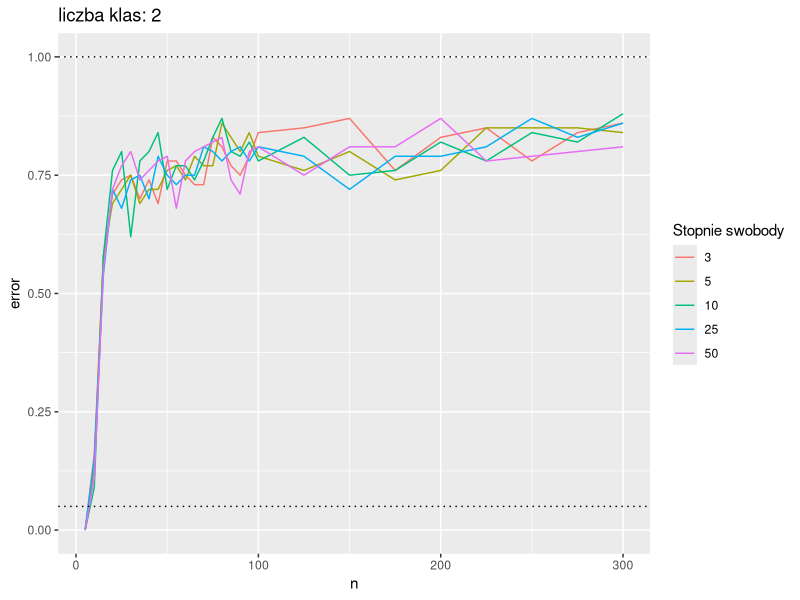
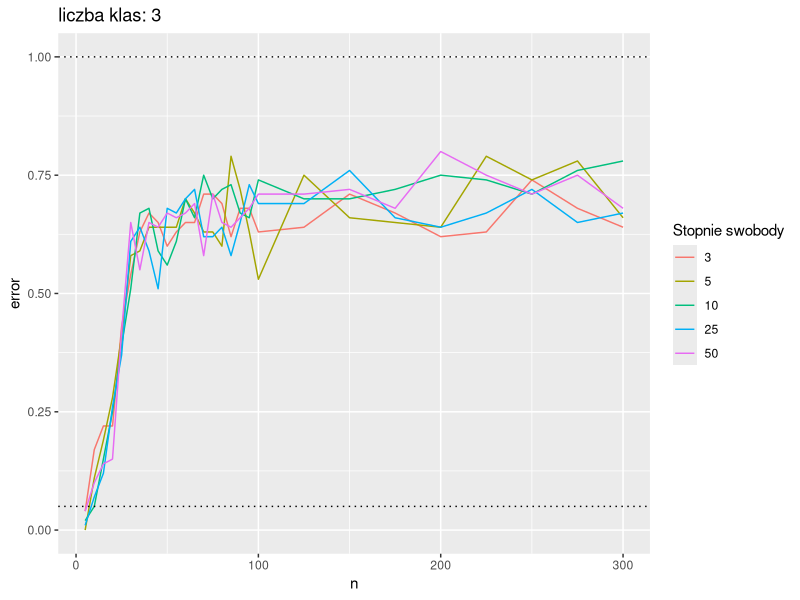
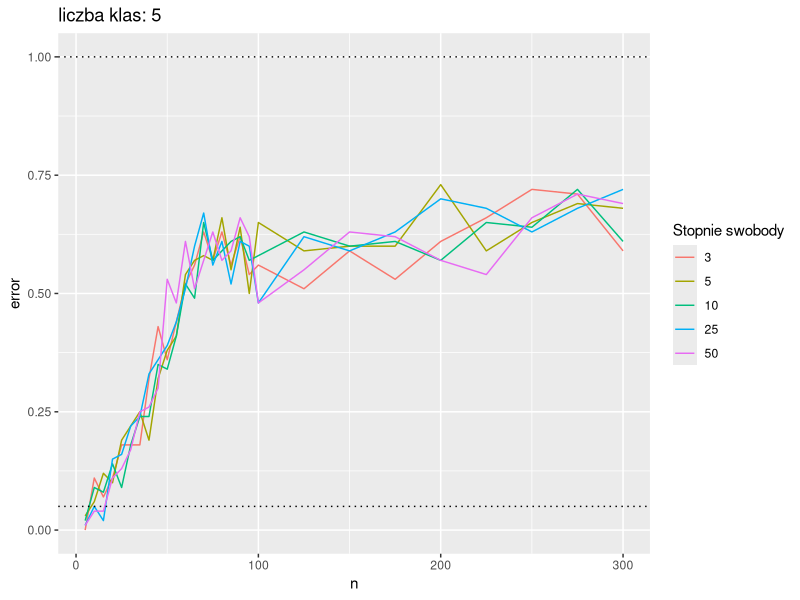
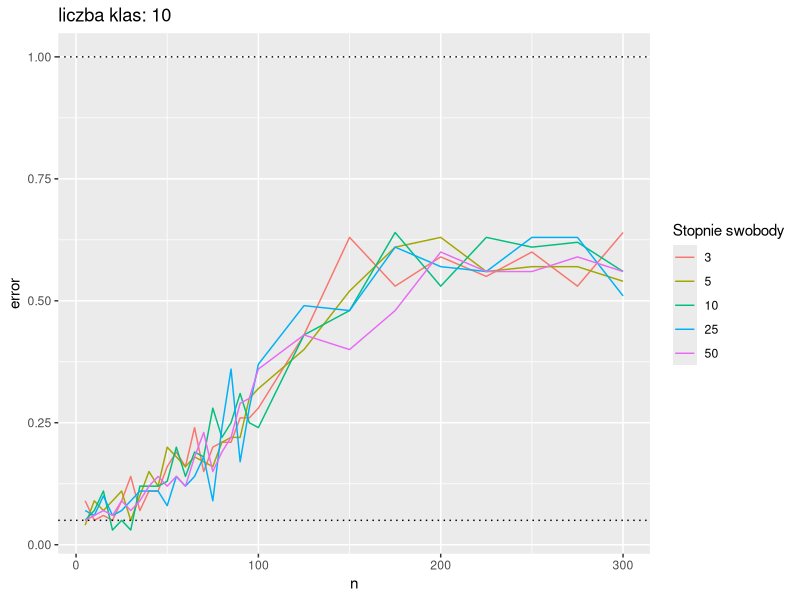
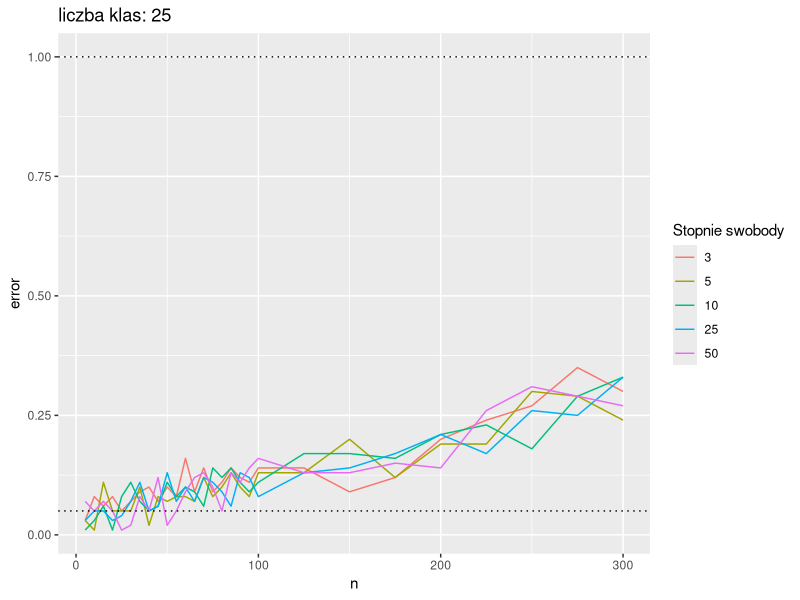
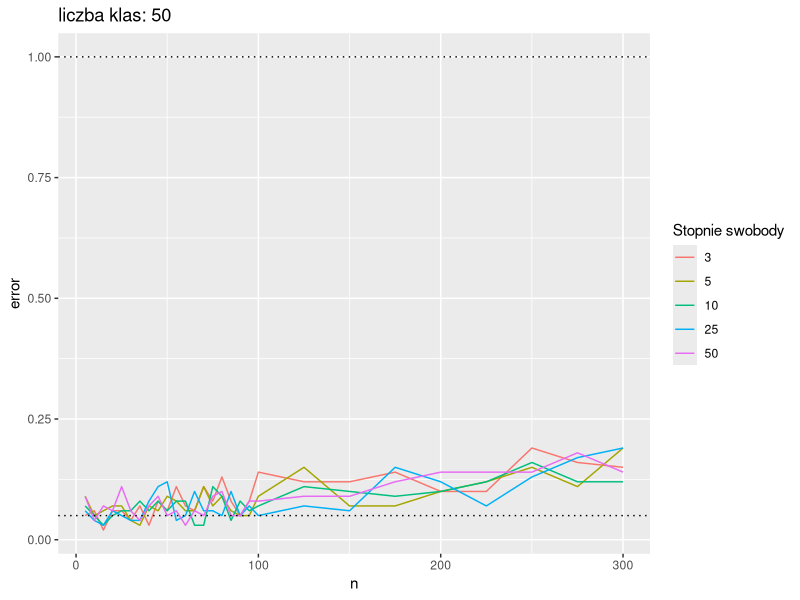

Reproduce these figures in R, in order.
## ---- chunk 1
knitr::opts_chunk$set(cache = TRUE, warning = FALSE)
## ---- chunk 2
library(ggplot2)
library(zoo)

power_fun <- function(n,df,no_of_bins){
  mean(
    sapply(1:100, function(i){
      sample <- pchisq(rchisq(n,df),df)
      min_ <- min(sample)
      max_ <- max(sample)
      bin_width <- round((max_-min_)/no_of_bins,10)
      h <- hist(sample,breaks=c(seq(min_,max_+bin_width,bin_width)), plot = FALSE)
      breaks_cdf <- pchisq(h$breaks,0,1)
      probs <- rollapply(breaks_cdf, 2, function(x) x[2] - x[1])
      chisq.test(h$counts, p=probs, rescale.p=TRUE)$p.value < 0.05
    }))
}
bins_seq = c(2,3,5,10,25,50)
n_seq = c(seq(5,100,5),seq(125,300,25))
df_seq = c(3,5,10,25,50)

for(bins in bins_seq){
  data_list <- NULL
  data <- NULL
  data_list <-
    lapply(n_seq, function(n){
      data.frame(
        n = n,
        df = df_seq,
        power = sapply(df_seq, function(df) power_fun(n, df, bins))
      )  
    })
  data <- do.call(rbind, data_list)
  plot <- ggplot(data = data, aes(x=n,y=power, col = factor(df))) +
    geom_line() + 
    geom_hline(yintercept=0.05, linetype='dotted') + 
    geom_hline(yintercept=1, linetype='dotted') +
    ggtitle(paste("liczba klas:",bins)) + labs(col = "Stopnie swobody", y = "error")
  print(plot)
}
